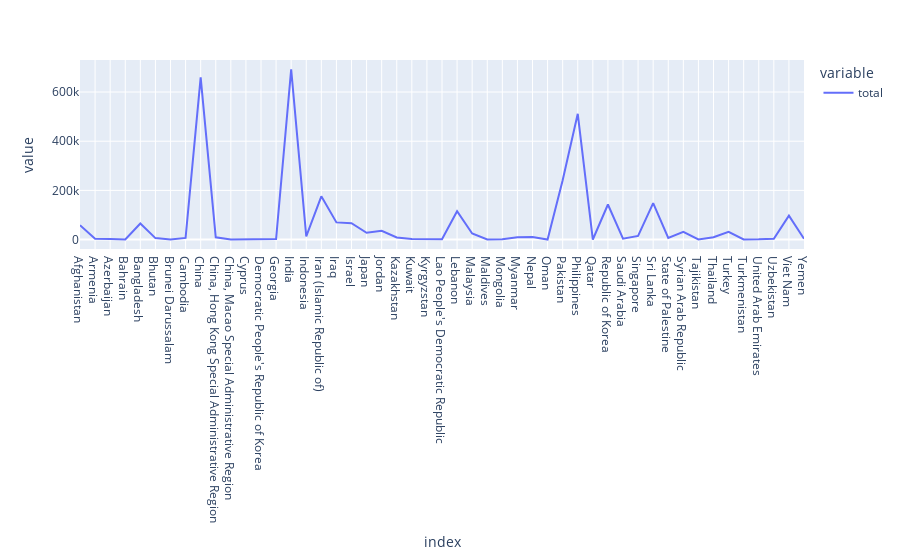

Notebook code for this chart:
### Code cell
asia = df_can[df_can.Continent=='Asia']
line(asia['total'] )

### Figure 1 — Plotly figure (JSON) as saved in the notebook; plotly's stock layout.template omitted (floating-point values rounded to 4 significant figures)
{"data": [{"hovertemplate": "variable=total<br>index=%{x}<br>value=%{y}<extra></extra>", "legendgroup": "total", "line": {"color": "#636efa", "dash": "solid"}, "marker": {"symbol": "circle"}, "mode": "lines", "name": "total", "orientation": "v", "showlegend": true, "type": "scatter", "x": ["Afghanistan", "Armenia", "Azerbaijan", "Bahrain", "Bangladesh", "Bhutan", "Brunei Darussalam", "Cambodia", "China", "China, Hong Kong Special Administrative Region", "China, Macao Special Administrative Region", "Cyprus", "Democratic People's Republic of Korea", "Georgia", "India", "Indonesia", "Iran (Islamic Republic of)", "Iraq", "Israel", "Japan", "Jordan", "Kazakhstan", "Kuwait", "Kyrgyzstan", "Lao People's Democratic Republic", "Lebanon", "Malaysia", "Maldives", "Mongolia", "Myanmar", "Nepal", "Oman", "Pakistan", "Philippines", "Qatar", "Republic of Korea", "Saudi Arabia", "Singapore", "Sri Lanka", "State of Palestine", "Syrian Arab Republic", "Tajikistan", "Thailand", "Turkey", "Turkmenistan", "United Arab Emirates", "Uzbekistan", "Viet Nam", "Yemen"], "xaxis": "x", "y": [58639, 3310, 2649, 475, 65568, 5876, 600, 6538, 659962, 9327, 284, 1126, 388, 2068, 691904, 13150, 175923, 69789, 66508, 27707, 35406, 8490, 2025, 2353, 1089, 115359, 24417, 30, 952, 9245, 10222, 224, 241600, 511391, 157, 142581, 3425, 14579, 148358, 6512, 31485, 503, 9174, 31781, 310, 836, 3368, 97146, 2985], "yaxis": "y"}], "layout": {"legend": {"title": {"text": "variable"}, "tracegroupgap": 0}, "margin": {"t": 60}, "xaxis": {"anchor": "y", "domain": [0, 1], "title": {"text": "index"}}, "yaxis": {"anchor": "x", "domain": [0, 1], "title": {"text": "value"}}}}
